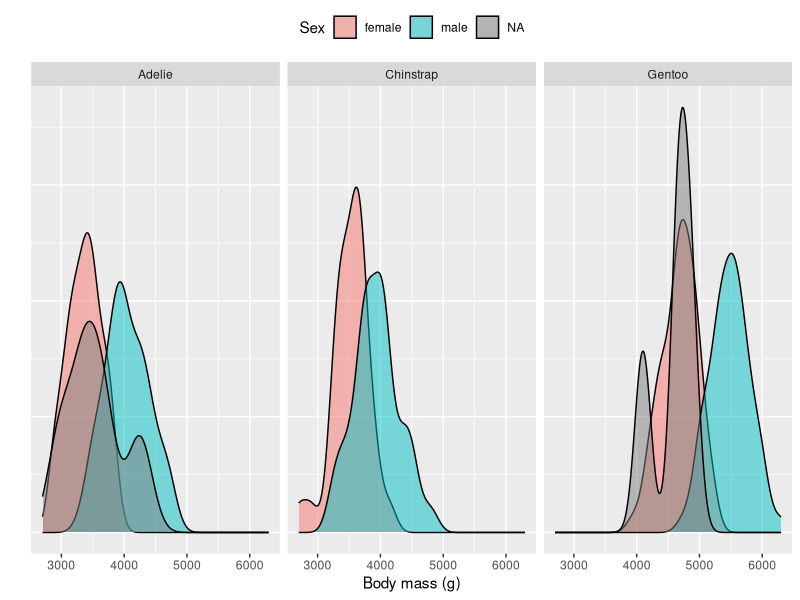

This figure's R source:
## ---- chunk 1
#| warning: false
library(tidyverse)
library(palmerpenguins)
summary(penguins)
## ---- chunk 2
#| warning: false
mean_flipper_length <- mean(penguins$flipper_length_mm, na.rm = TRUE)
penguins_imputed <- penguins |> 
  # Flipper length is integer, so we need to convert it to numeric
  mutate(flipper_length_mm = as.numeric(flipper_length_mm)) |>
  mutate(flipper_length_mm = replace_na(flipper_length_mm, mean_flipper_length))
penguins_imputed |> summary()
## ---- chunk 3
#| warning: false
mode_sex <- penguins |>
  count(sex) |>
  filter(n == max(n)) |>
  pull(sex)
penguins_imputed <- penguins_imputed |> 
  mutate(sex = replace_na(sex, mode_sex))
penguins_imputed |> summary()
## ---- chunk 4
#| warning: false
# Fit new model after backward selection
sex_model <- penguins |> glm(formula = sex ~ . - island - year - flipper_length_mm, family = binomial)

# Select penguins with missing sex
penguins_missing_sex <- penguins |>
  filter(is.na(sex))

# Predict sex probability
predicted_sex_probability <- predict(sex_model, newdata = penguins_missing_sex, type = "response")

# Convert probabilities to factor levels
predicted_sex <- (predicted_sex_probability > 0.5) |>
  ifelse("male", "female") |>
  factor(levels = levels(penguins$sex))

predicted_sex
## ---- chunk 5
#| warning: false
#| code-fold: true
# Plot the distributions of the body weight and color by sex and facet by species
penguins |> 
  ggplot(aes(x = body_mass_g, fill = sex)) +
  geom_density(alpha = 0.5) +
  facet_wrap(~species) +
  theme(axis.text.y = element_blank(),  # Remove y-axis text
        axis.ticks.y = element_blank()) +# Remove y-axis ticks
  labs(
    x = "Body mass (g)",
    y = "",
    fill = "Sex")  +
  theme(legend.position = "top") +
  guides(color = guide_legend(nrow = 1))
